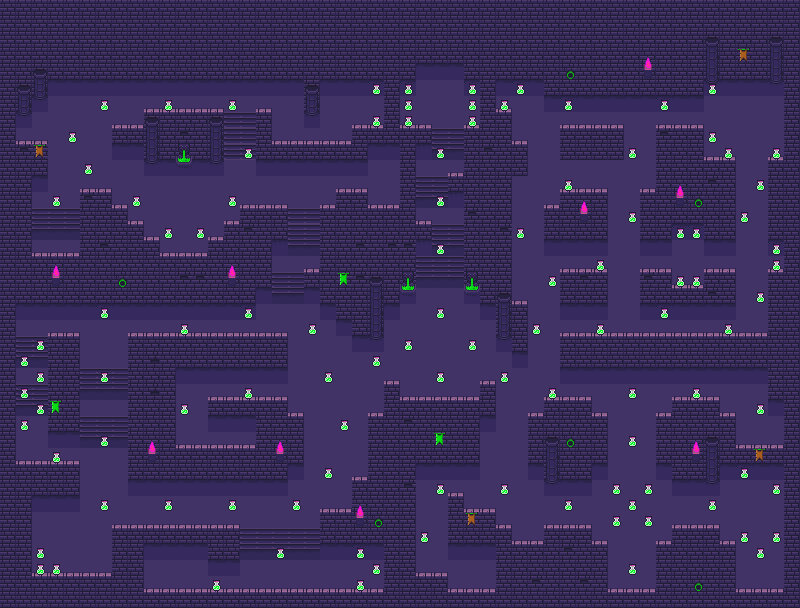

A 2D game scene composited from a Tiled map and its tileset images. What follows is a short description and the map's XML, with each tile layer's data collapsed to a summary:
An orthogonal 50x38 tile map with 16x16 px tiles, 4 tile layers (suelo, paredes, TopesMuros, monedas).

<map version="1.2" tiledversion="1.2.5" orientation="orthogonal" renderorder="left-up" width="50" height="38" tilewidth="16" tileheight="16" infinite="0" nextlayerid="5" nextobjectid="1">
 <tileset firstgid="1" name="Dungeon3" tilewidth="16" tileheight="16" tilecount="256" columns="16">
  <image source="0x72_16x16DungeonTileset(Blue).png" width="256" height="256" />
 </tileset>
 <layer id="1" name="suelo" width="50" height="38">
  <data>[1900 cells, 1900 non-empty, 5 distinct tile ids]</data>
 </layer>
 <layer id="2" name="paredes" width="50" height="38">
  <data>[1900 cells, 959 non-empty, 1 distinct tile ids]</data>
 </layer>
 <layer id="4" name="TopesMuros" width="50" height="38">
  <data>[1900 cells, 270 non-empty, 11 distinct tile ids]</data>
 </layer>
 <layer id="3" name="monedas" width="50" height="38">
  <data>[1900 cells, 131 non-empty, 6 distinct tile ids]</data>
 </layer>
</map>
